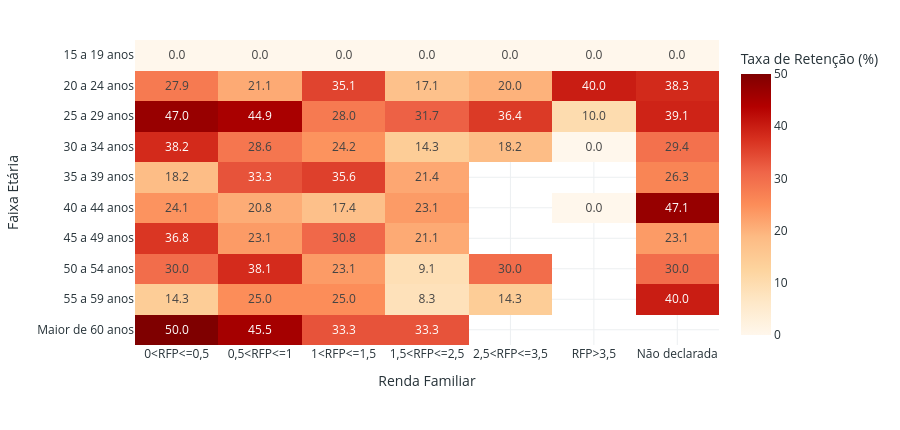

Notebook cell for this chart:
### Markdown cell above
#### Gráficos 22 a 24 — Heatmaps de retenção

### Code cell
p22 = pivot_indicador_perfil(df, "Faixa Etária", "Renda Familiar", "TR", ORDEM_ETARIA, ORDEM_RENDA, n_minimo)
fig_g22 = fig_heatmap_perfil(p22, "TR")
fig_g22.show()

p23 = pivot_indicador_perfil(df, "Sexo", "Turno", "TR", n_minimo=n_minimo)
fig_g23 = fig_heatmap_perfil(p23, "TR")
fig_g23.show()

p24 = pivot_indicador_perfil(df, "Cor / Raça", "Renda Familiar", "TR", ordem_x=ORDEM_RENDA, n_minimo=n_minimo)
fig_g24 = fig_heatmap_perfil(p24, "TR")
fig_g24.show()

### Figure 1 — Plotly figure (JSON) as saved in the notebook; plotly's stock layout.template omitted (floating-point values rounded to 4 significant figures)
{"data": [{"coloraxis": "coloraxis", "hovertemplate": "Renda Familiar: %{x}<br>Faixa Etária: %{y}<br>Taxa de Retenção (%): %{z}<extra></extra>", "name": "0", "texttemplate": "%{z:.1f}", "type": "heatmap", "x": ["0<RFP<=0,5", "0,5<RFP<=1", "1<RFP<=1,5", "1,5<RFP<=2,5", "2,5<RFP<=3,5", "RFP>3,5", "Não declarada"], "xaxis": "x", "y": ["15 a 19 anos", "20 a 24 anos", "25 a 29 anos", "30 a 34 anos", "35 a 39 anos", "40 a 44 anos", "45 a 49 anos", "50 a 54 anos", "55 a 59 anos", "Maior de 60 anos"], "yaxis": "y", "z": [[0.0, 0.0, 0.0, 0.0, 0.0, 0.0, 0.0], [27.91, 21.11, 35.11, 17.14, 20.0, 40.0, 38.3], [46.97, 44.93, 28.0, 31.71, 36.36, 10.0, 39.13], [38.24, 28.57, 24.24, 14.29, 18.18, 0.0, 29.41], [18.18, 33.33, 35.56, 21.43, NaN, NaN, 26.32], [24.14, 20.83, 17.39, 23.08, NaN, 0.0, 47.06], [36.84, 23.08, 30.77, 21.05, NaN, NaN, 23.08], [30.0, 38.1, 23.08, 9.09, 30.0, NaN, 30.0], [14.29, 25.0, 25.0, 8.33, 14.29, NaN, 40.0], [50.0, 45.45, 33.33, 33.33, NaN, NaN, NaN]]}], "layout": {"coloraxis": {"colorbar": {"title": {"text": "Taxa de Retenção (%)"}}, "colorscale": [[0, "rgb(255,247,236)"], [0.125, "rgb(254,232,200)"], [0.25, "rgb(253,212,158)"], [0.375, "rgb(253,187,132)"], [0.5, "rgb(252,141,89)"], [0.625, "rgb(239,101,72)"], [0.75, "rgb(215,48,31)"], [0.875, "rgb(179,0,0)"], [1, "rgb(127,0,0)"]]}, "font": {"color": "#263238"}, "height": 430, "legend": {"orientation": "h", "title": {"text": ""}, "x": 0.5, "xanchor": "center", "y": -0.2, "yanchor": "top"}, "margin": {"b": 85, "l": 20, "r": 20, "t": 40}, "paper_bgcolor": "white", "plot_bgcolor": "white", "title": {"text": ""}, "xaxis": {"anchor": "y", "domain": [0, 1], "gridcolor": "#ECEFF1", "showgrid": true, "title": {"text": "Renda Familiar"}, "zeroline": false}, "yaxis": {"anchor": "x", "autorange": "reversed", "domain": [0, 1], "gridcolor": "#ECEFF1", "showgrid": true, "title": {"text": "Faixa Etária"}, "zeroline": false}}}
